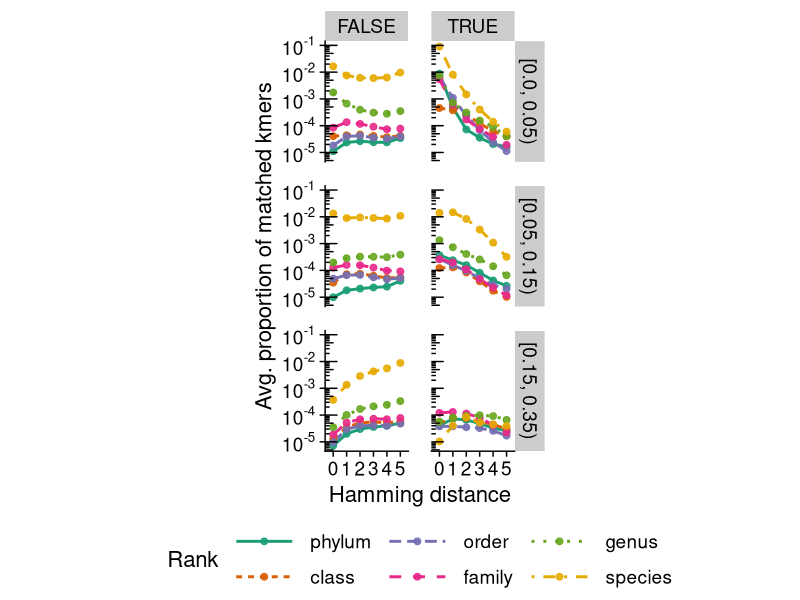

Source code (R): (Note: this script raises an error after producing the figure.)
require(ggplot2)
require(readr)
require(cowplot)
require(dplyr)
require(plotrix)

num_reads <- 66667
L <- 150
k <- 32

ms <- read_tsv("../results/CONSULTII-summary_match_distances-bacteria-w4s5.tsv")
ms$Rank <- tolower(ms$Rank)
ms$Rank <- factor(
  ms$Rank,
  levels = c("kingdom", "phylum", "class", "order", "family", "genus", "species")
)

ms <- ms %>% filter(Rank != "kingdom")

ms$Ratio <- ms$Count / num_reads / (L - k + 1)

ms_summary <- ms %>%
  group_by(Rank, Hamming_distance, Match, Bin) %>%
  summarize(avg = mean(Ratio), std = std.error(Ratio))

ggplot(ms_summary, aes(color = Rank, fill = Rank)) +
  facet_grid(rows = vars(Bin), cols = vars(Match)) +
  geom_line(aes(x = factor(Hamming_distance), y = avg, linetype = Rank, group = Rank), stat = "identity", linewidth = 1) +
  # geom_pointrange(aes(x = factor(Hamming_distance), y = avg, ymin = avg - std, ymax = avg + std), alpha = 0.9, size = 0.3) +
  geom_point(aes(x = factor(Hamming_distance), y = avg), alpha = 0.9, size = 2) +
  scale_y_continuous(trans = "log10", labels = scales::trans_format("log10", scales::math_format(10^.x))) +
  theme_cowplot(font_size = 16) +
  labs(shape = "Rank", colour = "Rank", x = "Hamming distance", y = "Avg. proportion of matched kmers") +
  scale_colour_brewer(palette = "Dark2") +
  # scale_shape_manual(values=c(0, 1, 2, 15, 16, 17))+
  theme(panel.spacing.x = unit(1.15, "lines"), panel.spacing.y = unit(1.2, "lines")) +
  theme(legend.key.width = unit(3.5, "line")) +
  theme(legend.position = "bottom", legend.justification = "center") +
  annotation_logticks(sides = "l") +
  theme(aspect.ratio = 1.45)
ggsave2("../figures/number_of_matches.pdf", width = 5.75, height = 10)
